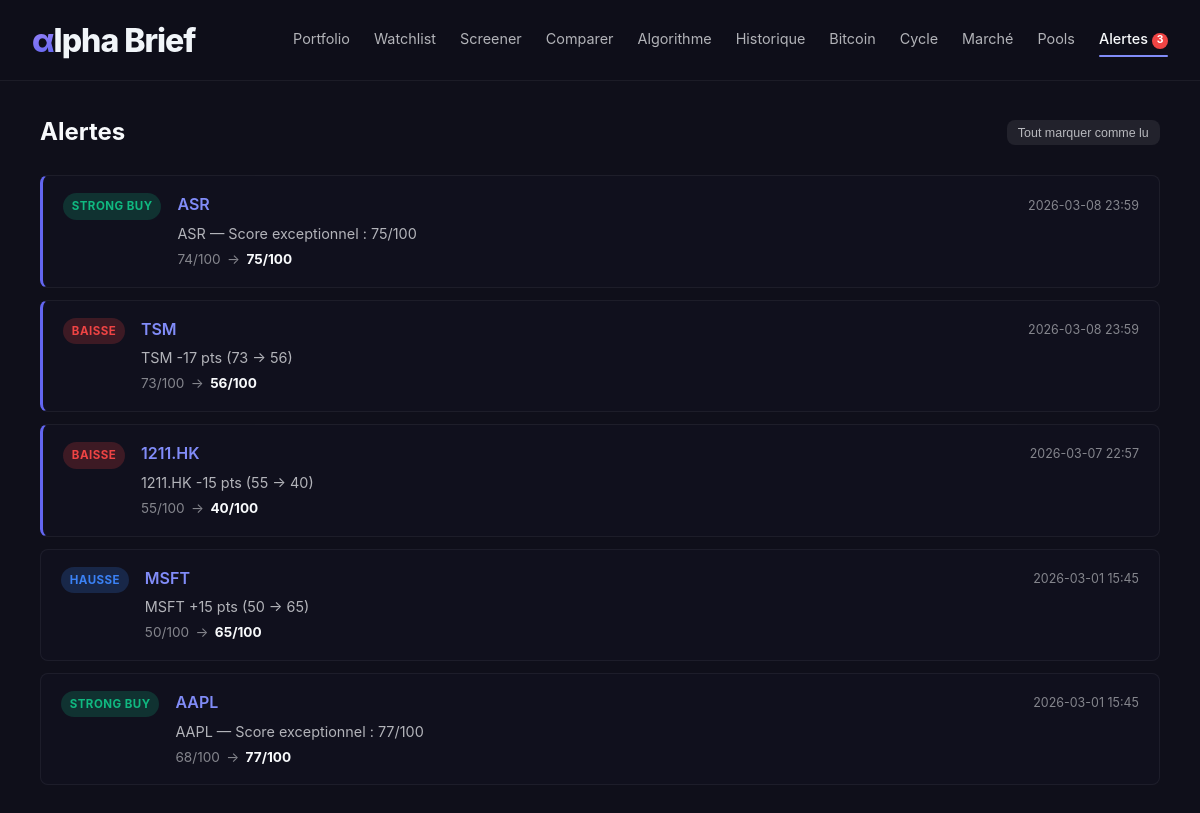
The app's page /alerts/ with its own data.
### tables this page shows
CREATE TABLE alerts (
                id         INTEGER PRIMARY KEY AUTOINCREMENT,
                ticker     TEXT NOT NULL,
                alert_type TEXT NOT NULL,
                score_old  INTEGER,
                score_new  INTEGER NOT NULL,
                message    TEXT NOT NULL,
                created_at TEXT NOT NULL,
                read       INTEGER NOT NULL DEFAULT 0
            );

### app/routes/alerts.py (the view)
@bp.route('/')
def index():
    alerts = JsonStore.get_alerts()
    return render_template('alerts.html', alerts=alerts)

### app/__init__.py (called while the page is built)
def create_app(config_class=Config):
    app = Flask(__name__)
    app.config.from_object(config_class)
    app.config['DATA_DIR'].mkdir(parents=True, exist_ok=True)
    from app.storage.json_store import JsonStore
    JsonStore.init_db(app)
    from app.routes import register_blueprints
    register_blueprints(app)
    @app.context_processor
    def inject_nav_context():
        from flask import request
        try:
            count = JsonStore.get_unread_count()
        except Exception:
            count = 0
        return {'unread_alerts_count': count, 'current_endpoint': request.endpoint}
    from app.scheduler import init_scheduler
    init_scheduler(app)
    return app

### app/storage/json_store.py (called while the page is built)
    @staticmethod
    def _db_path() -> Path:
        return current_app.config['DB_PATH']

    @classmethod
    @contextmanager
    def _conn(cls):
        db_path = cls._db_path()
        con = sqlite3.connect(str(db_path))
        con.row_factory = sqlite3.Row
        try:
            yield con
            con.commit()
        except Exception:
            con.rollback()
            raise
        finally:
            con.close()

    @classmethod
    def get_alerts(cls, unread_only: bool = False) -> List[Dict[str, Any]]:
        with cls._conn() as con:
            if unread_only:
                rows = con.execute(
                    'SELECT * FROM alerts WHERE read = 0 ORDER BY created_at DESC'
                ).fetchall()
            else:
                rows = con.execute(
                    'SELECT * FROM alerts ORDER BY created_at DESC'
                ).fetchall()
        return [dict(r) for r in rows]

    @classmethod
    def get_unread_count(cls) -> int:
        with cls._conn() as con:
            row = con.execute('SELECT COUNT(*) FROM alerts WHERE read = 0').fetchone()
        return row[0] if row else 0

### app/templates/alerts.html (shortened to what this page needs)
{% extends "base.html" %}
{% block page_content %}
<div class="page-header">
    <h1>Alertes</h1>
    {% if alerts %}
    <form method="POST" action="{{ url_for('alerts.mark_read') }}">
        <button type="submit" class="btn btn-sm btn-secondary">Tout marquer comme lu</button>
    </form>
    {% endif %}
</div>
{% if not alerts %}
<div class="card empty-state">
    <p>Aucune alerte pour l'instant.</p>
    <p class="text-muted">Le scheduler re-score automatiquement votre watchlist toutes les 4h.</p>
</div>
{% else %}
<div class="alerts-list">
    {% for alert in alerts %}
    <div class="alert-item {% if not alert.read %}alert-unread{% endif %} alert-{{ alert.alert_type | lower }}">
        <div class="alert-type-badge">
            {% if alert.alert_type == 'STRONG_BUY' %}
                <span class="badge badge-success">STRONG BUY</span>
            {% elif alert.alert_type == 'SCORE_JUMP' %}
                <span class="badge badge-info">HAUSSE</span>
            {% else %}
                <span class="badge badge-danger">BAISSE</span>
            {% endif %}
        </div>
        <div class="alert-body">
            <a href="{{ url_for('detail.show', ticker=alert.ticker) }}" class="alert-ticker">
                {{ alert.ticker }}
            </a>
            <p class="alert-message">{{ alert.message }}</p>
            <div class="alert-scores">
                {% if alert.score_old is not none %}
                <span class="text-muted">{{ alert.score_old }}/100</span>
                <span class="text-muted">→</span>
                {% endif %}
                <strong>{{ alert.score_new }}/100</strong>
            </div>
        </div>
        <div class="alert-date text-muted">
            {{ alert.created_at[:16] | replace('T', ' ') }}
        </div>
    </div>
    {% endfor %}
</div>
{% endif %}
{% endblock %}

### app/templates/base.html (shortened to what this page needs)
<!DOCTYPE html>
<html lang="fr">
<head>
    <link rel="stylesheet" href="{{ url_for('static', filename='css/style.css') }}">
    <link rel="stylesheet" href="{{ url_for('static', filename='css/tooltip.css') }}">
    <link rel="stylesheet" href="{{ url_for('static', filename='css/onboarding.css') }}">
</head>
<body>
    <nav class="main-nav">
        <a href="{{ url_for('landing.index') }}" class="nav-brand">
            <img src="{{ url_for('static', filename='logo.svg') }}" alt="MyTrader Generator" height="48">
        </a>
        <div class="nav-links">
            <a href="{{ url_for('portfolio.index') }}"  class="nav-link {% if current_endpoint == 'portfolio.index' %}nav-link--active{% endif %}">Portfolio</a>
            <a href="{{ url_for('watchlist.index') }}"  class="nav-link {% if current_endpoint in ('watchlist.index', 'detail.show') %}nav-link--active{% endif %}">Watchlist</a>
            <a href="{{ url_for('screener.index') }}"   class="nav-link {% if current_endpoint == 'screener.index' %}nav-link--active{% endif %}">Screener</a>
            <a href="{{ url_for('compare.index') }}"   class="nav-link {% if current_endpoint == 'compare.index' %}nav-link--active{% endif %}">Comparer</a>
            <a href="{{ url_for('algorithm.index') }}"  class="nav-link {% if current_endpoint == 'algorithm.index' %}nav-link--active{% endif %}">Algorithme</a>
            <a href="{{ url_for('scoring.history') }}"  class="nav-link {% if current_endpoint == 'scoring.history' %}nav-link--active{% endif %}">Historique</a>
            <a href="{{ url_for('bitcoin.index') }}"    class="nav-link {% if current_endpoint == 'bitcoin.index' %}nav-link--active{% endif %}">Bitcoin</a>
            <a href="{{ url_for('cycle.index') }}"      class="nav-link {% if current_endpoint == 'cycle.index' %}nav-link--active{% endif %}">Cycle</a>
            <a href="{{ url_for('marche.index') }}"     class="nav-link {% if current_endpoint == 'marche.index' %}nav-link--active{% endif %}">Marché</a>
            <a href="{{ url_for('pools.index') }}"      class="nav-link {% if current_endpoint == 'pools.index' %}nav-link--active{% endif %}">Pools</a>
            <a href="{{ url_for('alerts.index') }}"     class="nav-link nav-alerts {% if current_endpoint == 'alerts.index' %}nav-link--active{% endif %}">
                Alertes{% if unread_alerts_count %}<span class="alert-badge">{{ unread_alerts_count }}</span>{% endif %}
            </a>
        </div>
    </nav>
    <main class="container">
        {% block page_content %}{% endblock %}
    </main>
</body>
</html>

### app/static/css/style.css (style rules this page uses)
:root { --primary: #6366f1; --primary-light: #818cf8; --accent: #a78bfa; --bg-dark: #0f0f1a; --bg-card: rgba(17, 17, 30, 0.8); --bg-card-hover: rgba(25, 25, 45, 0.9); --bg-input: rgba(30, 30, 50, 0.6); --text-primary: #f8fafc; --text-secondary: rgba(248, 250, 252, 0.7); --text-muted: rgba(248, 250, 252, 0.5); --border-subtle: rgba(255, 255, 255, 0.06); --border-focus: rgba(99, 102, 241, 0.5); --success: #10b981; --warning: #f59e0b; --danger: #ef4444; --info: #3b82f6; --radius: 12px; --radius-sm: 8px; }
* { margin: 0; padding: 0; box-sizing: border-box; }
body { font-family: -apple-system, BlinkMacSystemFont, 'Segoe UI', sans-serif; background: var(--bg-dark); color: var(--text-primary); min-height: 100vh; line-height: 1.6; }
.container { max-width: 1440px; margin: 0 auto; padding: 2rem 2.5rem; }
.main-nav { display: flex; align-items: center; justify-content: space-between; padding: 1rem 2rem; background: rgba(15, 15, 26, 0.95); border-bottom: 1px solid var(--border-subtle); position: sticky; top: 0; z-index: 100; backdrop-filter: blur(8px); }
.nav-brand { display: flex; align-items: center; text-decoration: none; transition: opacity 0.2s; }
.nav-brand img { display: block; }
.nav-links { display: flex; gap: 1.5rem; }
.nav-link { color: var(--text-secondary); text-decoration: none; font-size: 0.9rem; transition: color 0.2s; position: relative; padding-bottom: 2px; }
.nav-link--active { color: var(--text-primary) !important; font-weight: 500; }
.nav-link--active::after { content: ''; position: absolute; bottom: -4px; left: 0; right: 0; height: 2px; background: var(--primary-light); border-radius: 1px; }
.page-header { display: flex; align-items: center; gap: 0.75rem; margin-bottom: 1.5rem; flex-wrap: wrap; }
.page-header h1 { margin-bottom: 0; }
.page-header .btn { margin-left: auto; }
.btn { padding: 0.6rem 1.2rem; border: none; border-radius: var(--radius-sm); font-size: 0.85rem; font-weight: 500; cursor: pointer; transition: opacity 0.2s, transform 0.1s; text-decoration: none; display: inline-block; }
.btn-secondary { background: rgba(255,255,255,0.08); color: var(--text-secondary); }
.btn-sm { padding: 0.35rem 0.7rem; font-size: 0.78rem; }
h1 { font-size: 1.5rem; margin-bottom: 1.5rem; color: var(--text-primary); }
.text-muted { color: var(--text-muted); }
.page-header { display: flex; align-items: center; justify-content: space-between; margin-bottom: 1.5rem; }
.alerts-list { display: flex; flex-direction: column; gap: 0.75rem; }
.alert-item { display: flex; align-items: flex-start; gap: 1rem; padding: 1rem 1.25rem; background: var(--bg-card); border: 1px solid var(--border-subtle); border-radius: var(--radius-sm); transition: border-color 0.2s; }
.alert-unread { border-left: 3px solid var(--primary); }
.alert-body { flex: 1; }
.alert-ticker { font-weight: 600; color: var(--primary-light); text-decoration: none; font-size: 1rem; }
.alert-message { color: var(--text-secondary); font-size: 0.9rem; margin: 0.25rem 0; }
.alert-scores { font-size: 0.85rem; display: flex; gap: 0.4rem; align-items: center; margin-top: 0.25rem; }
.alert-date { font-size: 0.78rem; white-space: nowrap; padding-top: 0.2rem; }
.badge { display: inline-block; padding: 0.25rem 0.55rem; border-radius: 999px; font-size: 0.72rem; font-weight: 700; letter-spacing: 0.04em; text-transform: uppercase; white-space: nowrap; }
.badge-success { background: rgba(16, 185, 129, 0.2); color: var(--success); }
.badge-info { background: rgba(59, 130, 246, 0.2); color: var(--info); }
.badge-danger { background: rgba(239, 68, 68, 0.2); color: var(--danger); }
.nav-alerts { position: relative; }
.alert-badge { display: inline-flex; align-items: center; justify-content: center; background: var(--danger); color: #fff; font-size: 0.65rem; font-weight: 700; min-width: 16px; height: 16px; border-radius: 999px; padding: 0 4px; margin-left: 4px; vertical-align: middle; line-height: 1; }

### records on screen
alerts: alert_type "STRONG BUY", ticker "ASR", message "ASR — Score exceptionnel : 75/100", score_old "74", score_new "75", created_at "2026-03-08 23:59"
alerts: alert_type "BAISSE", ticker "TSM", message "TSM -17 pts (73 → 56)", score_old "73", score_new "56", created_at "2026-03-08 23:59"
alerts: alert_type "BAISSE", ticker "1211.HK", message "1211.HK -15 pts (55 → 40)", score_old "55", score_new "40", created_at "2026-03-07 22:57"
alerts: alert_type "HAUSSE", ticker "MSFT", message "MSFT +15 pts (50 → 65)", score_old "50", score_new "65", created_at "2026-03-01 15:45"
alerts: alert_type "STRONG BUY", ticker "AAPL", message "AAPL — Score exceptionnel : 77/100", score_old "68", score_new "77", created_at "2026-03-01 15:45"

### other values on screen
{{ unread_alerts_count }} "3"
